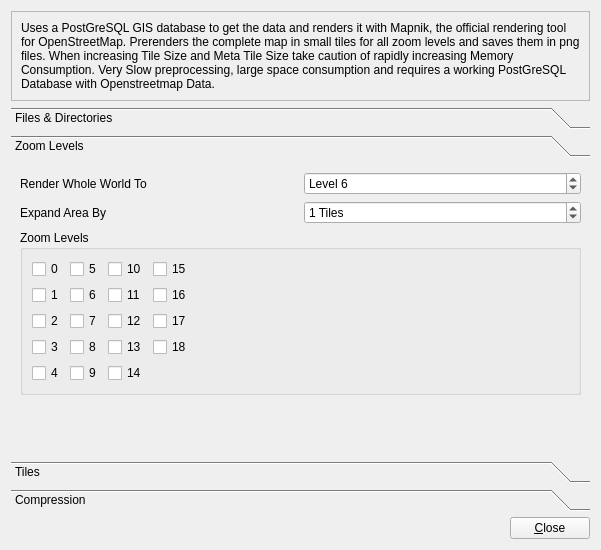
<?xml version="1.0" encoding="UTF-8"?>
<ui version="4.0">
 <class>MRSettingsDialog</class>
 <widget class="QDialog" name="MRSettingsDialog">
  <property name="sizePolicy">
   <sizepolicy hsizetype="Fixed" vsizetype="Fixed">
    <horstretch>0</horstretch>
    <verstretch>0</verstretch>
   </sizepolicy>
  </property>
  <property name="windowTitle">
   <string>Mapnik Renderer Settings</string>
  </property>
  <layout class="QVBoxLayout" name="verticalLayout_3">
   <item>
    <widget class="QFrame" name="frame">
     <property name="sizePolicy">
      <sizepolicy hsizetype="Preferred" vsizetype="Fixed">
       <horstretch>0</horstretch>
       <verstretch>0</verstretch>
      </sizepolicy>
     </property>
     <property name="frameShape">
      <enum>QFrame::StyledPanel</enum>
     </property>
     <property name="frameShadow">
      <enum>QFrame::Raised</enum>
     </property>
     <layout class="QGridLayout" name="gridLayout">
      <item row="0" column="0">
       <widget class="QLabel" name="label">
        <property name="sizePolicy">
         <sizepolicy hsizetype="Preferred" vsizetype="Fixed">
          <horstretch>0</horstretch>
          <verstretch>0</verstretch>
         </sizepolicy>
        </property>
        <property name="text">
         <string>Uses a PostGreSQL GIS database to get the data and renders it with Mapnik, the official rendering tool for OpenStreetMap. Prerenders the complete map in small tiles for all zoom levels and saves them in png files. When increasing Tile Size and Meta Tile Size take caution of rapidly increasing Memory Consumption. Very Slow preprocessing, large space consumption and requires a working PostGreSQL Database with Openstreetmap Data.</string>
        </property>
        <property name="wordWrap">
         <bool>true</bool>
        </property>
       </widget>
      </item>
     </layout>
    </widget>
   </item>
   <item>
    <widget class="QToolBox" name="toolBox">
     <property name="currentIndex">
      <number>1</number>
     </property>
     <widget class="QWidget" name="page_2">
      <property name="geometry">
       <rect>
        <x>0</x>
        <y>0</y>
        <width>296</width>
        <height>117</height>
       </rect>
      </property>
      <attribute name="label">
       <string>Files &amp;&amp; Directories</string>
      </attribute>
      <layout class="QGridLayout" name="gridLayout_3" columnstretch="0,1,0">
       <item row="0" column="0">
        <widget class="QLabel" name="label_2">
         <property name="text">
          <string>DeJaVu Fonts</string>
         </property>
         <property name="buddy">
          <cstring>fontEdit</cstring>
         </property>
        </widget>
       </item>
       <item row="0" column="1">
        <widget class="QLineEdit" name="fontEdit"/>
       </item>
       <item row="0" column="2">
        <widget class="QPushButton" name="fontBrowse">
         <property name="sizePolicy">
          <sizepolicy hsizetype="Fixed" vsizetype="Fixed">
           <horstretch>0</horstretch>
           <verstretch>0</verstretch>
          </sizepolicy>
         </property>
         <property name="text">
          <string>Browse...</string>
         </property>
        </widget>
       </item>
       <item row="1" column="0">
        <widget class="QLabel" name="label_3">
         <property name="text">
          <string>Mapnik Importer Modules</string>
         </property>
         <property name="buddy">
          <cstring>modulesEdit</cstring>
         </property>
        </widget>
       </item>
       <item row="1" column="1">
        <widget class="QLineEdit" name="modulesEdit"/>
       </item>
       <item row="1" column="2">
        <widget class="QPushButton" name="modulesBrowse">
         <property name="sizePolicy">
          <sizepolicy hsizetype="Fixed" vsizetype="Fixed">
           <horstretch>0</horstretch>
           <verstretch>0</verstretch>
          </sizepolicy>
         </property>
         <property name="text">
          <string>Browse...</string>
         </property>
        </widget>
       </item>
       <item row="2" column="0">
        <widget class="QLabel" name="label_4">
         <property name="text">
          <string>Mapnik Theme (osm.xml)</string>
         </property>
         <property name="buddy">
          <cstring>themeEdit</cstring>
         </property>
        </widget>
       </item>
       <item row="2" column="1">
        <widget class="QLineEdit" name="themeEdit"/>
       </item>
       <item row="2" column="2">
        <widget class="QPushButton" name="themeBrowse">
         <property name="sizePolicy">
          <sizepolicy hsizetype="Fixed" vsizetype="Fixed">
           <horstretch>0</horstretch>
           <verstretch>0</verstretch>
          </sizepolicy>
         </property>
         <property name="text">
          <string>Browse...</string>
         </property>
        </widget>
       </item>
       <item row="3" column="0">
        <spacer name="verticalSpacer_3">
         <property name="orientation">
          <enum>Qt::Vertical</enum>
         </property>
         <property name="sizeHint" stdset="0">
          <size>
           <width>20</width>
           <height>40</height>
          </size>
         </property>
        </spacer>
       </item>
      </layout>
     </widget>
     <widget class="QWidget" name="page">
      <property name="geometry">
       <rect>
        <x>0</x>
        <y>0</y>
        <width>495</width>
        <height>301</height>
       </rect>
      </property>
      <attribute name="label">
       <string>Zoom Levels</string>
      </attribute>
      <layout class="QVBoxLayout" name="verticalLayout">
       <item>
        <layout class="QHBoxLayout" name="horizontalLayout_2">
         <item>
          <widget class="QLabel" name="label_8">
           <property name="text">
            <string>Render Whole World To</string>
           </property>
           <property name="buddy">
            <cstring>minZoom</cstring>
           </property>
          </widget>
         </item>
         <item>
          <widget class="QSpinBox" name="minZoom">
           <property name="prefix">
            <string>Level </string>
           </property>
           <property name="value">
            <number>6</number>
           </property>
          </widget>
         </item>
        </layout>
       </item>
       <item>
        <layout class="QHBoxLayout" name="horizontalLayout_3">
         <item>
          <widget class="QLabel" name="label_10">
           <property name="text">
            <string>Expand Area By</string>
           </property>
           <property name="buddy">
            <cstring>tileMargin</cstring>
           </property>
          </widget>
         </item>
         <item>
          <widget class="QSpinBox" name="tileMargin">
           <property name="suffix">
            <string> Tiles</string>
           </property>
           <property name="value">
            <number>1</number>
           </property>
          </widget>
         </item>
        </layout>
       </item>
       <item>
        <widget class="QGroupBox" name="groupBox">
         <property name="title">
          <string>Zoom Levels</string>
         </property>
         <layout class="QGridLayout" name="gridLayout_4">
          <item row="0" column="0">
           <widget class="QCheckBox" name="zoom0">
            <property name="text">
             <string>0</string>
            </property>
           </widget>
          </item>
          <item row="0" column="1">
           <widget class="QCheckBox" name="zoom5">
            <property name="text">
             <string>5</string>
            </property>
           </widget>
          </item>
          <item row="0" column="2">
           <widget class="QCheckBox" name="zoom10">
            <property name="text">
             <string>10</string>
            </property>
           </widget>
          </item>
          <item row="0" column="3">
           <widget class="QCheckBox" name="zoom15">
            <property name="text">
             <string>15</string>
            </property>
           </widget>
          </item>
          <item row="1" column="0">
           <widget class="QCheckBox" name="zoom1">
            <property name="text">
             <string>1</string>
            </property>
           </widget>
          </item>
          <item row="1" column="1">
           <widget class="QCheckBox" name="zoom6">
            <property name="text">
             <string>6</string>
            </property>
           </widget>
          </item>
          <item row="1" column="2">
           <widget class="QCheckBox" name="zoom11">
            <property name="text">
             <string>11</string>
            </property>
           </widget>
          </item>
          <item row="1" column="3">
           <widget class="QCheckBox" name="zoom16">
            <property name="text">
             <string>16</string>
            </property>
           </widget>
          </item>
          <item row="1" column="4">
           <spacer name="horizontalSpacer_3">
            <property name="orientation">
             <enum>Qt::Horizontal</enum>
            </property>
            <property name="sizeHint" stdset="0">
             <size>
              <width>40</width>
              <height>20</height>
             </size>
            </property>
           </spacer>
          </item>
          <item row="2" column="0">
           <widget class="QCheckBox" name="zoom2">
            <property name="text">
             <string>2</string>
            </property>
           </widget>
          </item>
          <item row="2" column="1">
           <widget class="QCheckBox" name="zoom7">
            <property name="text">
             <string>7</string>
            </property>
           </widget>
          </item>
          <item row="2" column="2">
           <widget class="QCheckBox" name="zoom12">
            <property name="text">
             <string>12</string>
            </property>
           </widget>
          </item>
          <item row="2" column="3">
           <widget class="QCheckBox" name="zoom17">
            <property name="text">
             <string>17</string>
            </property>
           </widget>
          </item>
          <item row="3" column="0">
           <widget class="QCheckBox" name="zoom3">
            <property name="text">
             <string>3</string>
            </property>
           </widget>
          </item>
          <item row="3" column="1">
           <widget class="QCheckBox" name="zoom8">
            <property name="text">
             <string>8</string>
            </property>
           </widget>
          </item>
          <item row="3" column="2">
           <widget class="QCheckBox" name="zoom13">
            <property name="text">
             <string>13</string>
            </property>
           </widget>
          </item>
          <item row="3" column="3">
           <widget class="QCheckBox" name="zoom18">
            <property name="text">
             <string>18</string>
            </property>
           </widget>
          </item>
          <item row="4" column="0">
           <widget class="QCheckBox" name="zoom4">
            <property name="text">
             <string>4</string>
            </property>
           </widget>
          </item>
          <item row="4" column="1">
           <widget class="QCheckBox" name="zoom9">
            <property name="sizePolicy">
             <sizepolicy hsizetype="Fixed" vsizetype="Fixed">
              <horstretch>0</horstretch>
              <verstretch>0</verstretch>
             </sizepolicy>
            </property>
            <property name="text">
             <string>9</string>
            </property>
           </widget>
          </item>
          <item row="4" column="2">
           <widget class="QCheckBox" name="zoom14">
            <property name="text">
             <string>14</string>
            </property>
           </widget>
          </item>
         </layout>
        </widget>
       </item>
       <item>
        <spacer name="verticalSpacer">
         <property name="orientation">
          <enum>Qt::Vertical</enum>
         </property>
         <property name="sizeHint" stdset="0">
          <size>
           <width>20</width>
           <height>51</height>
          </size>
         </property>
        </spacer>
       </item>
      </layout>
     </widget>
     <widget class="QWidget" name="page_3">
      <property name="geometry">
       <rect>
        <x>0</x>
        <y>0</y>
        <width>782</width>
        <height>327</height>
       </rect>
      </property>
      <attribute name="label">
       <string>Tiles</string>
      </attribute>
      <layout class="QVBoxLayout" name="verticalLayout_4">
       <item>
        <layout class="QGridLayout" name="gridLayout_2">
         <item row="0" column="0">
          <widget class="QLabel" name="label_5">
           <property name="text">
            <string>Tile Size</string>
           </property>
           <property name="buddy">
            <cstring>tileSize</cstring>
           </property>
          </widget>
         </item>
         <item row="0" column="1">
          <widget class="QSpinBox" name="tileSize">
           <property name="suffix">
            <string> Pixel</string>
           </property>
           <property name="minimum">
            <number>64</number>
           </property>
           <property name="maximum">
            <number>4096</number>
           </property>
           <property name="singleStep">
            <number>64</number>
           </property>
           <property name="value">
            <number>256</number>
           </property>
          </widget>
         </item>
         <item row="1" column="0">
          <widget class="QLabel" name="label_9">
           <property name="text">
            <string>Margin</string>
           </property>
           <property name="buddy">
            <cstring>margin</cstring>
           </property>
          </widget>
         </item>
         <item row="1" column="1">
          <widget class="QSpinBox" name="margin">
           <property name="suffix">
            <string> Pixel</string>
           </property>
           <property name="minimum">
            <number>32</number>
           </property>
           <property name="maximum">
            <number>2048</number>
           </property>
           <property name="singleStep">
            <number>32</number>
           </property>
           <property name="value">
            <number>128</number>
           </property>
          </widget>
         </item>
         <item row="2" column="0">
          <widget class="QLabel" name="label_6">
           <property name="text">
            <string>Meta Tile Size ( Renders X * X Tiles At Once )</string>
           </property>
           <property name="buddy">
            <cstring>metaTileSize</cstring>
           </property>
          </widget>
         </item>
         <item row="2" column="1">
          <widget class="QSpinBox" name="metaTileSize">
           <property name="suffix">
            <string> Tiles</string>
           </property>
           <property name="minimum">
            <number>8</number>
           </property>
           <property name="maximum">
            <number>1024</number>
           </property>
          </widget>
         </item>
        </layout>
       </item>
       <item>
        <spacer name="verticalSpacer_2">
         <property name="orientation">
          <enum>Qt::Vertical</enum>
         </property>
         <property name="sizeHint" stdset="0">
          <size>
           <width>20</width>
           <height>186</height>
          </size>
         </property>
        </spacer>
       </item>
      </layout>
     </widget>
     <widget class="QWidget" name="page_4">
      <property name="geometry">
       <rect>
        <x>0</x>
        <y>0</y>
        <width>268</width>
        <height>96</height>
       </rect>
      </property>
      <attribute name="label">
       <string>Compression</string>
      </attribute>
      <layout class="QVBoxLayout" name="verticalLayout_2">
       <item>
        <widget class="QCheckBox" name="colorReduction">
         <property name="text">
          <string>Use 256 Color PNGs</string>
         </property>
         <property name="checked">
          <bool>true</bool>
         </property>
        </widget>
       </item>
       <item>
        <widget class="QCheckBox" name="pngcrush">
         <property name="text">
          <string>Use PNGcrush</string>
         </property>
        </widget>
       </item>
       <item>
        <widget class="QCheckBox" name="removeTiles">
         <property name="text">
          <string>Remove Tiles with no routable Edges</string>
         </property>
        </widget>
       </item>
       <item>
        <spacer name="verticalSpacer_4">
         <property name="orientation">
          <enum>Qt::Vertical</enum>
         </property>
         <property name="sizeHint" stdset="0">
          <size>
           <width>20</width>
           <height>362</height>
          </size>
         </property>
        </spacer>
       </item>
      </layout>
     </widget>
    </widget>
   </item>
   <item>
    <layout class="QHBoxLayout" name="horizontalLayout">
     <item>
      <spacer name="horizontalSpacer">
       <property name="orientation">
        <enum>Qt::Horizontal</enum>
       </property>
       <property name="sizeHint" stdset="0">
        <size>
         <width>40</width>
         <height>20</height>
        </size>
       </property>
      </spacer>
     </item>
     <item>
      <widget class="QPushButton" name="pushButton">
       <property name="text">
        <string>&amp;Close</string>
       </property>
      </widget>
     </item>
    </layout>
   </item>
  </layout>
 </widget>
 <resources/>
 <connections>
  <connection>
   <sender>pushButton</sender>
   <signal>clicked()</signal>
   <receiver>MRSettingsDialog</receiver>
   <slot>close()</slot>
   <hints>
    <hint type="sourcelabel">
     <x>404</x>
     <y>533</y>
    </hint>
    <hint type="destinationlabel">
     <x>290</x>
     <y>507</y>
    </hint>
   </hints>
  </connection>
 </connections>
</ui>
